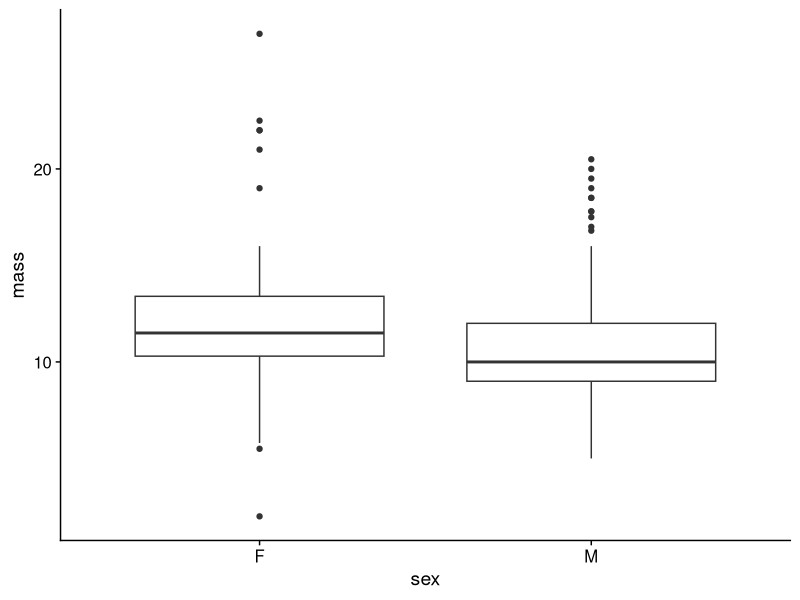
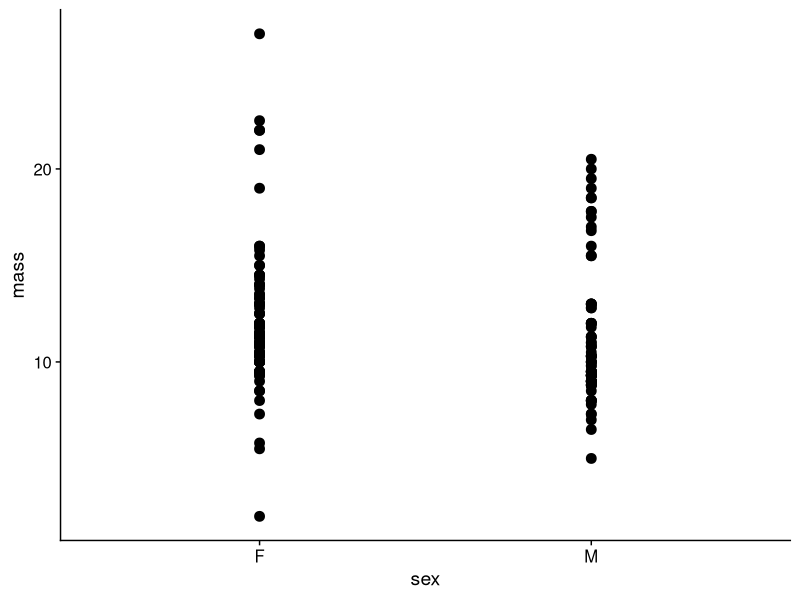
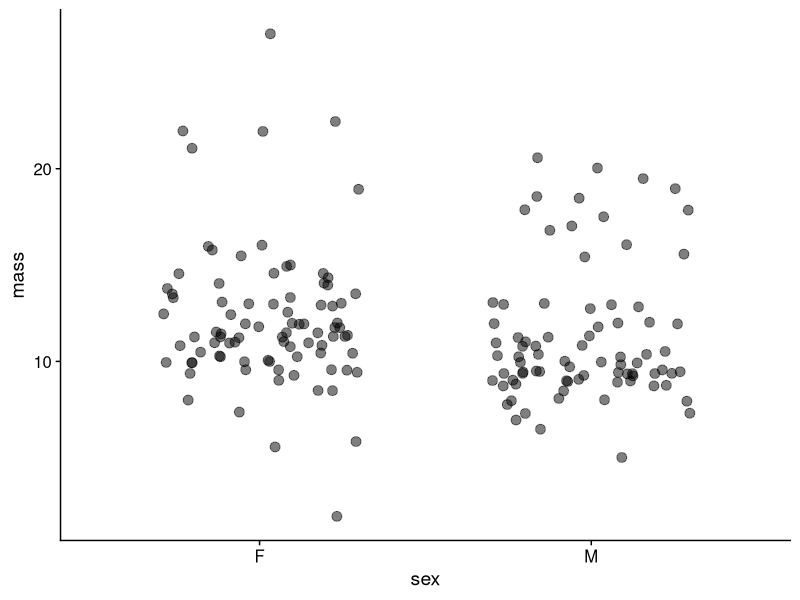
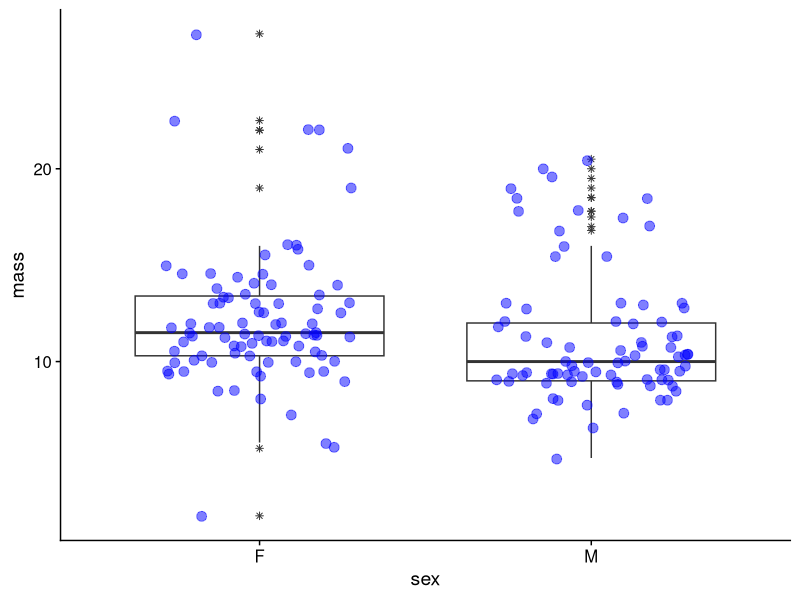
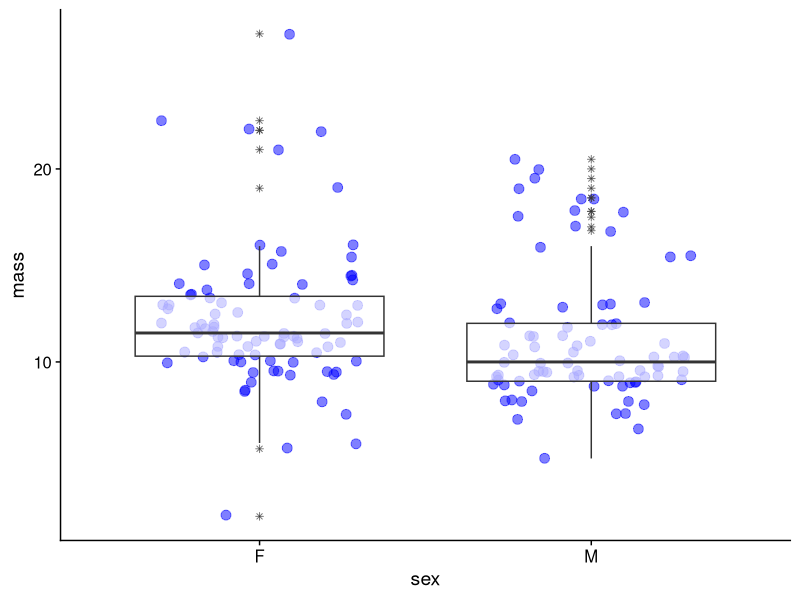
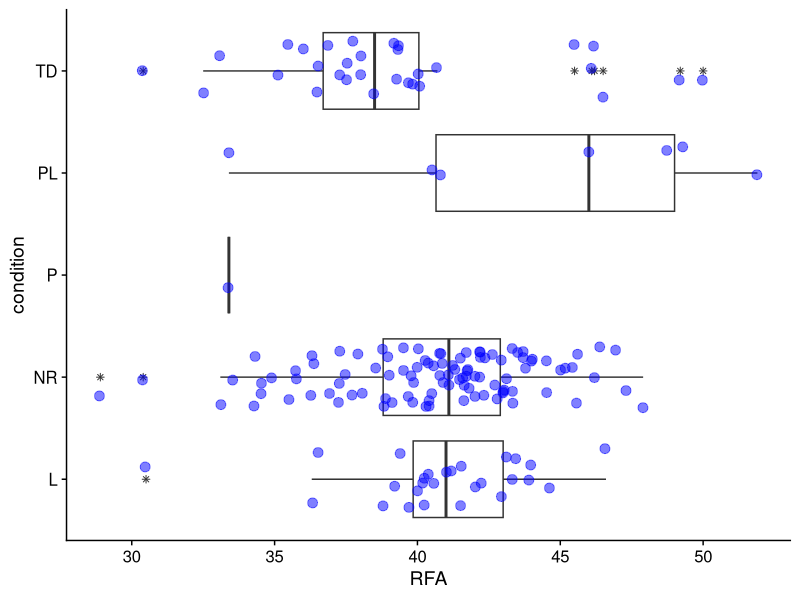
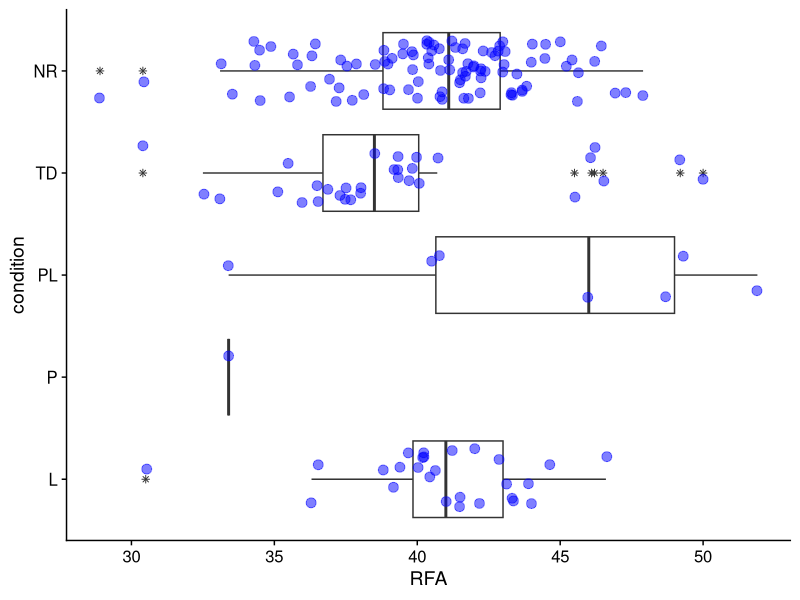
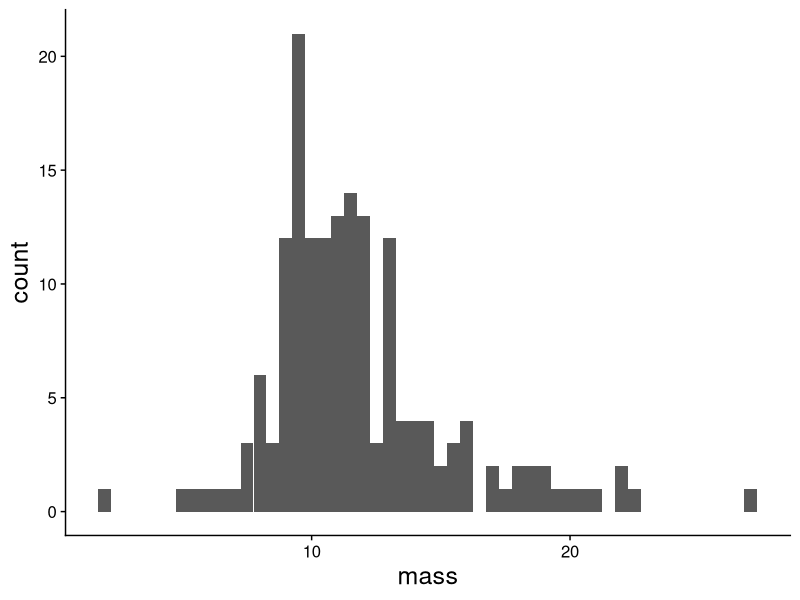

R code for these plots, in order:
## ---- chunk 1
#| label: setup
#| echo: false
library(tidyverse)
library(readxl)
library(cowplot)
theme_set(theme_cowplot())

## ---- chunk 2
#| echo: true
#| warning: false
#| message: false

bats <- read_csv("../data/bats.csv")
bats[1:10,]
## ---- chunk 3
#| echo: true
#| warning: false
#| message: false

summary(bats)
## ---- chunk 4
#| echo: true
#| warning: false
#| message: false

ggplot(data = bats, aes(x = sex, y = mass))+
  geom_boxplot()
  
## ---- chunk 5
#| echo: true
#| warning: false
#| message: false

ggplot(bats, aes(x = sex, y = mass))+
  geom_point(size = 3)
  
## ---- chunk 6
#| echo: true
#| output-location: slide

ggplot(bats, aes(x = sex, y = mass))+
  geom_point(position = position_jitter(width = 0.3), alpha = 0.5, size = 3)

## ---- chunk 7
#| echo: true
#| output-location: slide

ggplot(bats, aes(x = sex, y = mass))+
  geom_boxplot(outlier.shape = 8)+
  geom_point(position = position_jitter(width = 0.3), alpha = 0.5, 
             color = "blue", size = 3)
## ---- chunk 8
#| echo: true
#| output-location: slide

ggplot(bats, aes(x = sex, y = mass))+
  geom_point(position = position_jitter(width = 0.3), alpha = 0.5, 
             color = "blue", size = 3) +
  geom_boxplot(alpha = 2/3, outlier.shape = 8)

## ---- chunk 9
#| echo: true
#| output-location: slide

ggplot(bats, aes(x = condition, y = RFA))+
  geom_boxplot(outlier.shape = 8)+
  geom_point(position = position_jitter(width = 0.3), alpha = 0.5, 
             color = "blue", size = 3) +
  coord_flip()

## ---- chunk 10
#| echo: true
#| output-location: slide

bats$condition<-factor(bats$condition, levels = 
                        c("L", "P","PL", "TD", "NR"))

ggplot(bats, aes(x = condition, y = RFA))+
  geom_boxplot(outlier.shape = 8)+
  geom_point(position = position_jitter(width = 0.3), alpha = 0.5, 
             color = "blue", size = 3) +
  coord_flip()


## ---- chunk 11
#| echo: true

ggplot(bats)+
  geom_histogram(aes(x = mass), binwidth=.5)+
  theme(text = element_text(size=18))
  
## ---- chunk 12
#| echo: true

ggplot(bats)+
  geom_density(aes(x = mass, fill = sex))+
  theme(text = element_text(size=18))
  
## ---- chunk 13
#| echo: true

ggplot(bats)+
  geom_histogram(aes(x = moonlight), alpha = 0.5)+
  theme(text = element_text(size=18))
  
## ---- chunk 14
#| echo: true

bats %>% 
  select(bat_ID, age, mass, moonlight) %>% 
  arrange(moonlight)
## ---- chunk 15
#| echo: true

bats %>% 
  select(bat_ID, age, mass, moonlight) %>% 
  arrange(desc(moonlight))
## ---- chunk 16
#| echo: true

bats_filt <- bats %>%
  filter(moonlight < 100)

max(bats_filt$moonlight)
## ---- chunk 17
#| echo: true

bats$moonlight[bats$moonlight == 1000] <- 100

bats$moonlight[bats$moonlight == 990 &
                  bats$bat_ID == 155] <- 99

bats$moonlight[bats$moonlight == 990 &
                  bats$bat_ID == 1] <- 0
## ---- chunk 18
#| echo: true

bats %>% 
  select(bat_ID, age, mass, moonlight) %>% 
  arrange(moonlight)
## ---- chunk 19
#| echo: true

bats %>% 
  select(bat_ID, age, mass, moonlight) %>% 
  arrange(desc(moonlight)) %>%
  print(n = 11)
## ---- chunk 20
#| echo: true

ggplot(bats)+
  geom_histogram(aes(x = moonlight), alpha = 0.5)+
  theme(text = element_text(size=18))
  
